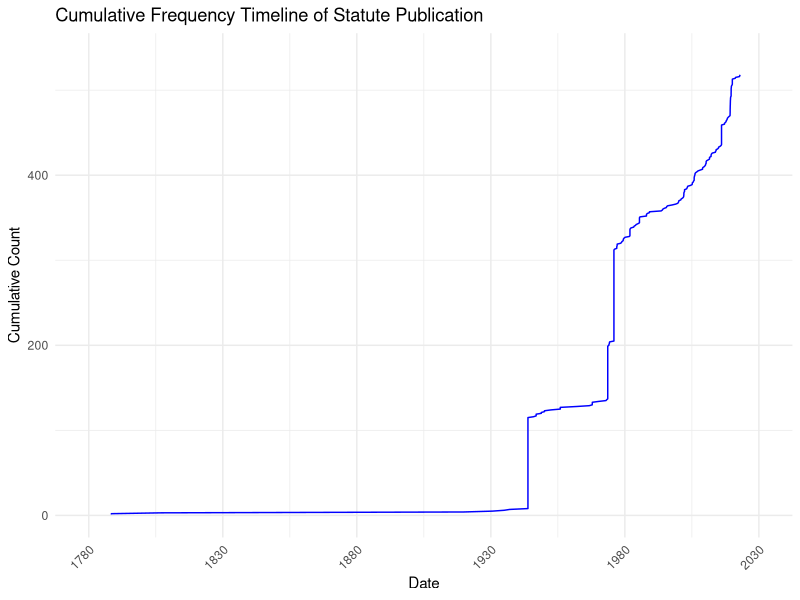

The R script that drew this image:
#' This Script processes all the publication date data
#' and create a cumulative frequency chart
#' Author: Yu Fan Mei 
#' Date created: September 3, 2024
#' FOR DEALLOCATING MEMORY: rm(list = ls()) (VERY DANGEROUS)

library(dplyr)
library(ggplot2)

data <- read.csv("Dates.csv") # opens the csv file
column_data <- data[, 5] # processes column 5 (the one w/ the dates)

# Store dates in column_data
column_data <- as.Date(column_data, format = "%m/%d/%Y")

# Create a data frame with the dates
date_data <- data.frame(Date = column_data)

# Sort the dates
date_data <- date_data %>% arrange(Date)

# Add a cumulative count column
date_data <- date_data %>%
  mutate(Cumulative_Count = row_number())

# Define the range and create a sequence of dates for breaks
start_date <- as.Date("1780-01-01")
end_date <- as.Date("2030-12-31")

# Calculate the breaks (6 major gridlines)
breaks_dates <- seq(from = start_date, to = end_date, length.out = 6)

# Create the cumulative chart with only the cumulative line
ggplot(date_data, aes(x = Date, y = Cumulative_Count)) +
  geom_line(color = "blue") +  # Line only, no points
  labs(title = "Cumulative Frequency Timeline of Statute Publication",
       x = "Date",
       y = "Cumulative Count") +
  scale_x_date(
    breaks = breaks_dates,
    date_labels = "%Y",  # Show only the year
    limits = c(start_date, end_date)
  ) +
  theme_minimal() +
  theme(
    axis.text.x = element_text(angle = 45, hjust = 1)  # Rotate x-axis labels for better readability
  )

rm(list = ls()) # deallocates all variables (being done so all scripts can be standalone
